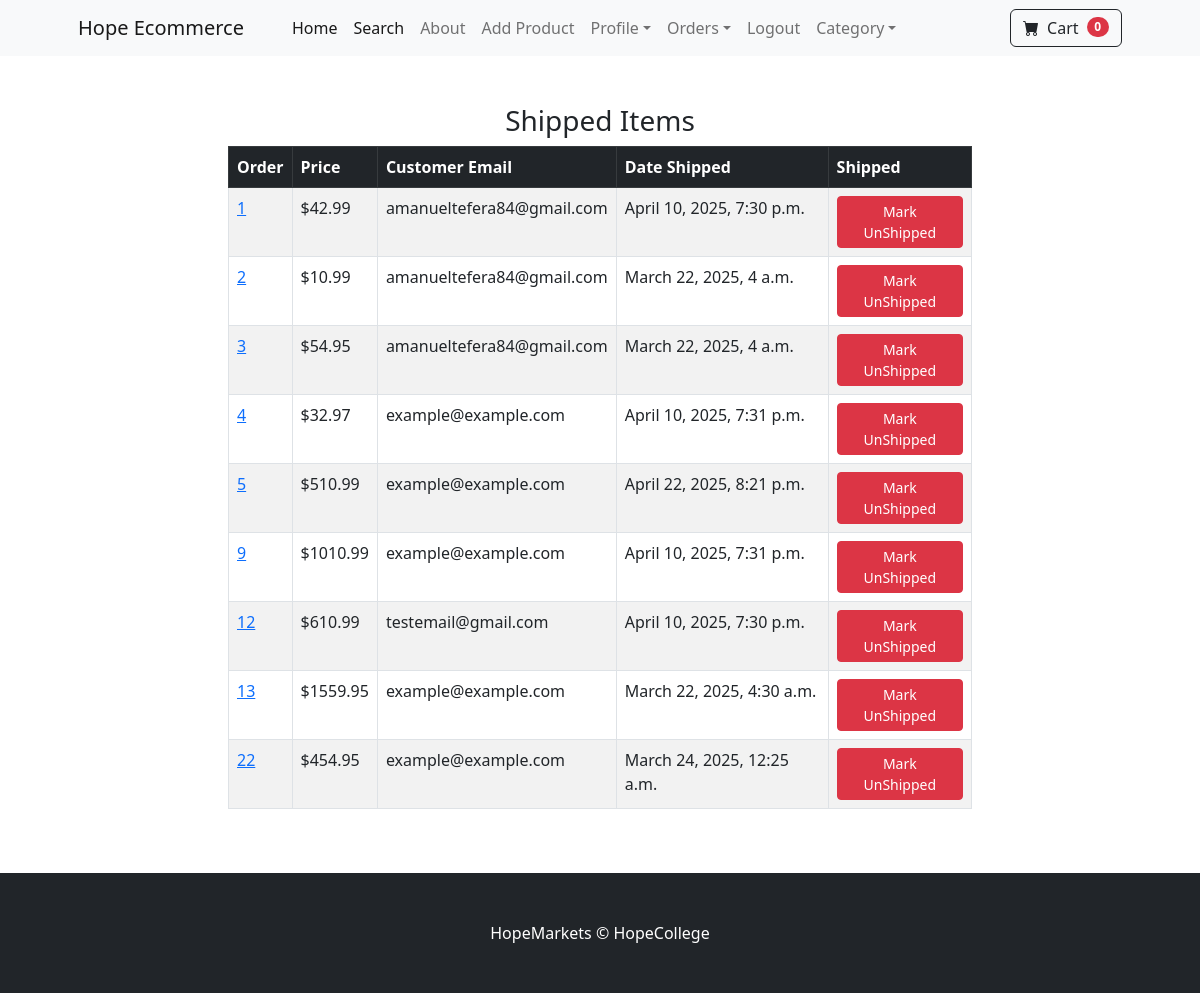
The page /payment/shipped_dash (signed in) on the database its author committed.
### payment/models.py (models this page shows, shortened)
class Order(models.Model):
	user = models.ForeignKey(User, on_delete= models.CASCADE, null=True, blank=True)
	full_name = models.CharField(max_length=300)
	email = models.EmailField(max_length=300)
	shipping_address = models.TextField()
	amount_paid = models.DecimalField(max_digits=7, decimal_places=2)
	date_order = models.DateTimeField(auto_now_add=True)
	shipped = models.BooleanField(default=False)
	date_shipped = models.DateTimeField(blank=True, null=True)

### payment/views.py (the view, shortened to what this page needs)
# urls.py: path('shipped_dash', views.shipped_dash, name="shipped_dash"),
def shipped_dash(request):
	if request.user.is_authenticated and request.user.is_superuser:
		orders = Order.objects.filter(shipped=True)
		return render(request, "payment/shipped_dash.html", {"orders":orders})
	else:
		messages.success(request, "Access Denied")
		return redirect('home')

### cart/cart.py (called while the page is built)
    def __len__(self):
    	return len(self.cart)

### cart/context_processors.py (called while the page is built)
def cart(request):
	return {'cart': Cart(request)}

### payment/templates/payment/shipped_dash.html (shortened to what this page needs)
{% extends 'base.html' %}
{% block content %}
        <div class="container">
          <div class="row">
            <center>
              <div class="col-8">
                <br/><br/>
<h3>Shipped Items</h3>
<table class="table table-striped table-hover table-bordered">
  <thead class="table-dark">
    <tr>
      <th scope="col">Order</th>
      <th scope="col">Price</th>
      <th scope="col">Customer Email</th>
      <th scope="col">Date Shipped</th>
      <th scope="col">Shipped</th>
    </tr>
  </thead>
  <tbody>
    {% for item in orders %}
    <tr>
      <td><a href="{% url 'orders' item.id %}">{{ item.id }}</a></td>
      <td>${{ item.amount_paid }}</td>
      <td>{{ item.email }}</td>
      <td>{{ item.date_shipped }}</td>
       <td>
        <form method="POST">
          <button type="Submit" class="btn btn-danger btn-sm">Mark UnShipped</button>
        </form>
      </td>
    </tr>
    {% endfor %}
  </tbody>
</table>
<br/><br/>
              </div>
            </center>
          </div>
        </div>
{% endblock %}

### rows shown on the page
Order: id "1", amount_paid "42.99", email "amanueltefera84@gmail.com", date_shipped "April 10, 2025, 7:30 p.m."
Order: id "2", amount_paid "10.99", email "amanueltefera84@gmail.com", date_shipped "March 22, 2025, 4 a.m."
Order: id "3", amount_paid "54.95", email "amanueltefera84@gmail.com", date_shipped "March 22, 2025, 4 a.m."
Order: id "4", amount_paid "32.97", email "example@example.com", date_shipped "April 10, 2025, 7:31 p.m."
Order: id "5", amount_paid "510.99", email "example@example.com", date_shipped "April 22, 2025, 8:21 p.m."
Order: id "9", amount_paid "1010.99", email "example@example.com", date_shipped "April 10, 2025, 7:31 p.m."
Order: id "12", amount_paid "610.99", email "testemail@gmail.com", date_shipped "April 10, 2025, 7:30 p.m."
Order: id "13", amount_paid "1559.95", email "example@example.com", date_shipped "March 22, 2025, 4:30 a.m."
Order: id "22", amount_paid "454.95", email "example@example.com", date_shipped "March 24, 2025, 12:25 a.m."

### other values the page prints
{{ cart|length }} "0"
